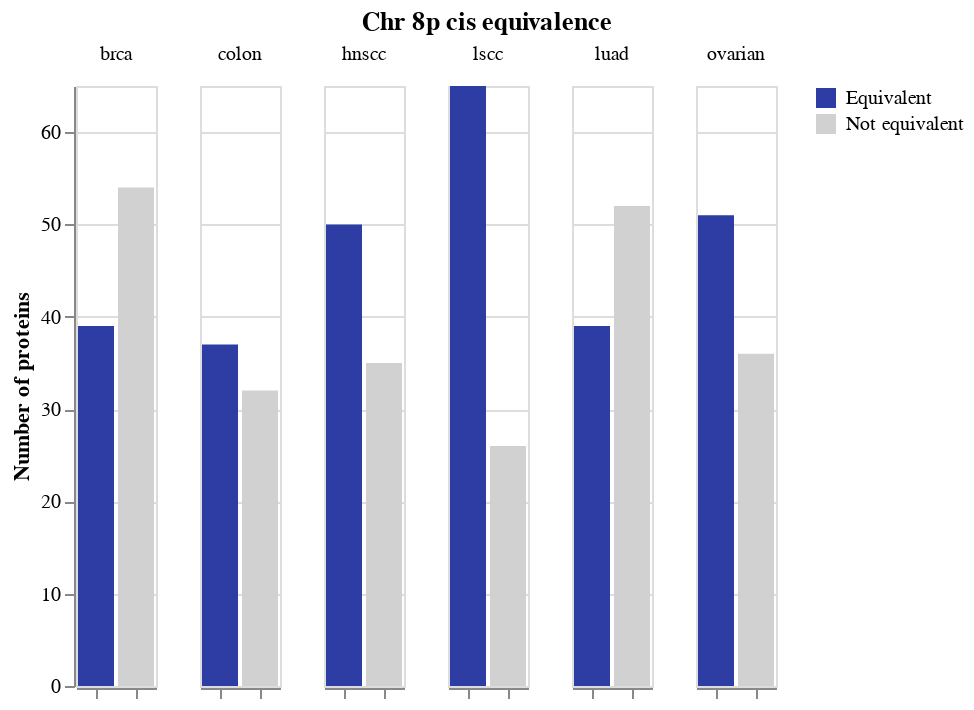

Here is the notebook cell this chart was saved with:
### Markdown cell above
## Select the equivalent proteins, and take a detour to make some plots

### Code cell
prots = long_results[long_results["adj_p"] <= 0.05].reset_index(drop=True)
prots_cts = prots.groupby("cancer_type").count()[["protein"]]

fail_prots = long_results[long_results["adj_p"] > 0.05].reset_index(drop=True)
fail_cts = fail_prots.groupby("cancer_type").count()[["protein"]]

prots_cts.insert(0, "count_type", "Equivalent")
fail_cts.insert(0, "count_type", "Not equivalent")

counts = prots_cts.append(fail_cts).sort_index().reset_index(drop=False)

alt.Chart(counts).mark_bar().encode(
    x=alt.X(
        "count_type",
        axis=alt.Axis(
            title=None,
            labels=False
        ),
        sort=["Equivalent"]
    ),
    y=alt.Y(
        "protein",
        axis=alt.Axis(
            title="Number of proteins"
        )
    ),
    color=alt.Color(
        "count_type",
        title=None,
        sort=["Equivalent"],
        scale=alt.Scale(
            domain=["Equivalent", "Not equivalent"],
            range=["#2d3da4", "#d1d1d1"]
        )
    )
).facet(
    column=alt.Column(
        "cancer_type",
        title=None
    )
).properties(
    title="Chr 8p cis equivalence"
).configure_title(
    anchor="middle"
)

### Figure 1 — Vega-Lite specification as saved in the notebook (floating-point values rounded to 4 significant figures)
{"config": {"view": {"continuousWidth": 400, "continuousHeight": 300}, "title": {"anchor": "middle"}}, "data": {"name": "data-f214aa75cc81dc492e62be75e806452a"}, "facet": {"column": {"type": "nominal", "field": "cancer_type", "title": null}}, "spec": {"mark": "bar", "encoding": {"color": {"type": "nominal", "field": "count_type", "scale": {"domain": ["Equivalent", "Not equivalent"], "range": ["#2d3da4", "#d1d1d1"]}, "sort": ["Equivalent"], "title": null}, "x": {"type": "nominal", "axis": {"labels": false, "title": null}, "field": "count_type", "sort": ["Equivalent"]}, "y": {"type": "quantitative", "axis": {"title": "Number of proteins"}, "field": "protein"}}}, "title": "Chr 8p cis equivalence", "$schema": "https://vega.github.io/schema/vega-lite/v4.8.1.json", "datasets": {"data-f214aa75cc81dc492e62be75e806452a": [{"cancer_type": "brca", "count_type": "Equivalent", "protein": 39}, {"cancer_type": "brca", "count_type": "Not equivalent", "protein": 54}, {"cancer_type": "colon", "count_type": "Equivalent", "protein": 37}, {"cancer_type": "colon", "count_type": "Not equivalent", "protein": 32}, {"cancer_type": "hnscc", "count_type": "Equivalent", "protein": 50}, {"cancer_type": "hnscc", "count_type": "Not equivalent", "protein": 35}, {"cancer_type": "lscc", "count_type": "Equivalent", "protein": 65}, {"cancer_type": "lscc", "count_type": "Not equivalent", "protein": 26}, {"cancer_type": "luad", "count_type": "Equivalent", "protein": 39}, {"cancer_type": "luad", "count_type": "Not equivalent", "protein": 52}, {"cancer_type": "ovarian", "count_type": "Equivalent", "protein": 51}, {"cancer_type": "ovarian", "count_type": "Not equivalent", "protein": 36}]}}
